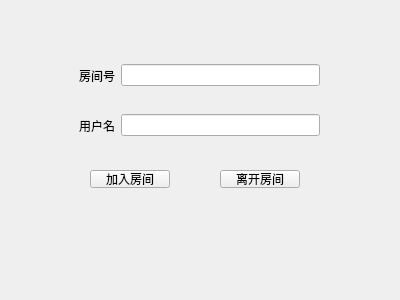
<?xml version="1.0" encoding="UTF-8"?>
<ui version="4.0">
 <class>room</class>
 <widget class="QWidget" name="room">
  <property name="geometry">
   <rect>
    <x>0</x>
    <y>0</y>
    <width>400</width>
    <height>300</height>
   </rect>
  </property>
  <property name="windowTitle">
   <string>Form</string>
  </property>
  <widget class="QWidget" name="horizontalLayoutWidget">
   <property name="geometry">
    <rect>
     <x>79</x>
     <y>60</y>
     <width>241</width>
     <height>31</height>
    </rect>
   </property>
   <layout class="QHBoxLayout" name="horizontalLayout">
    <item>
     <widget class="QLabel" name="label">
      <property name="text">
       <string>房间号</string>
      </property>
     </widget>
    </item>
    <item>
     <widget class="QLineEdit" name="lineEdit"/>
    </item>
   </layout>
  </widget>
  <widget class="QWidget" name="horizontalLayoutWidget_2">
   <property name="geometry">
    <rect>
     <x>79</x>
     <y>110</y>
     <width>241</width>
     <height>31</height>
    </rect>
   </property>
   <layout class="QHBoxLayout" name="horizontalLayout_2">
    <item>
     <widget class="QLabel" name="label_2">
      <property name="text">
       <string>用户名</string>
      </property>
     </widget>
    </item>
    <item>
     <widget class="QLineEdit" name="lineEdit_2"/>
    </item>
   </layout>
  </widget>
  <widget class="QPushButton" name="pushButton">
   <property name="geometry">
    <rect>
     <x>90</x>
     <y>170</y>
     <width>80</width>
     <height>18</height>
    </rect>
   </property>
   <property name="text">
    <string>加入房间</string>
   </property>
  </widget>
  <widget class="QPushButton" name="pushButton_2">
   <property name="geometry">
    <rect>
     <x>220</x>
     <y>170</y>
     <width>80</width>
     <height>18</height>
    </rect>
   </property>
   <property name="text">
    <string>离开房间</string>
   </property>
  </widget>
 </widget>
 <resources/>
 <connections/>
</ui>
